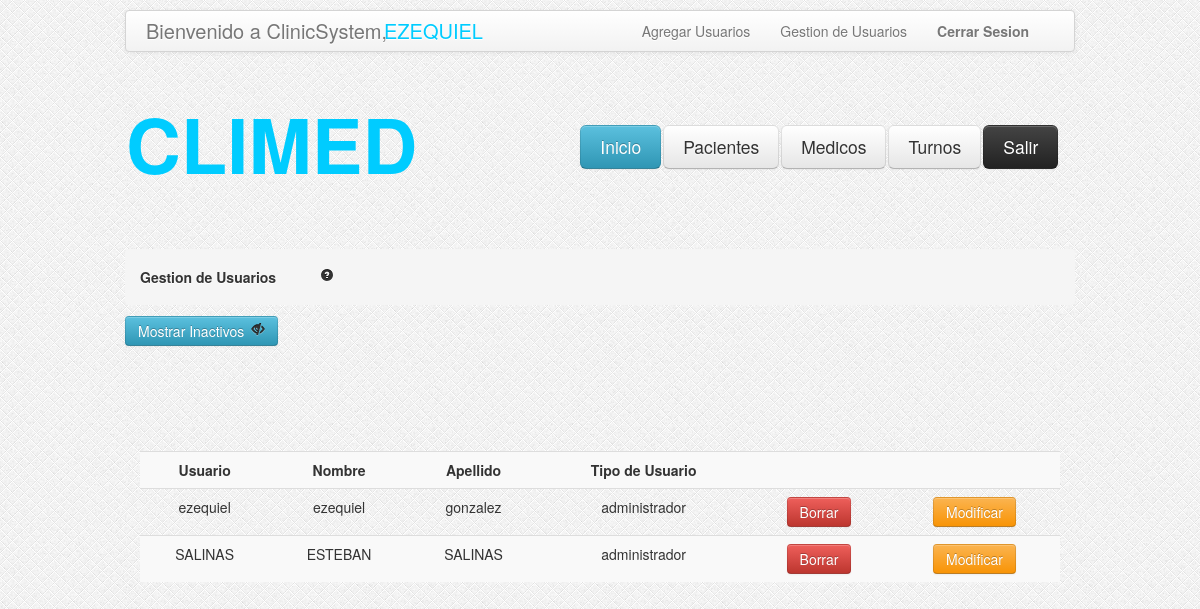
Page /GestionUsuarios.php (signed in) on the committed database.
### tables this page shows
CREATE TABLE IF NOT EXISTS `usuarios` (
  `idusuario` int(11) NOT NULL AUTO_INCREMENT,
  `nombre` varchar(100) NOT NULL,
  `apellido` varchar(100) NOT NULL,
  `usuario` varchar(100) NOT NULL,
  `password` varchar(100) NOT NULL,
  `tipo` varchar(100) NOT NULL,
  `activo` int(11) NOT NULL DEFAULT '1',
  `intentos` int(11) NOT NULL DEFAULT '0',
  PRIMARY KEY (`idusuario`)
);

### GestionUsuarios.php (the view, shortened to what this page needs)
<!doctype html>
<?php
	if (!isset($_REQUEST['ojito'])) {
		$ojito=1;
	} else {
		$ojito=$_REQUEST['ojito'];
	}
?>
<head>
<link rel="stylesheet" type="text/css" href="css/estilo.css"/>
<link rel="stylesheet" type="text/css" href="css/bootstrap.css"/>
<link rel="stylesheet" type="text/css" href="css/bootstrap-responsive.css"/>
</head>
<body style="background-image:url('images/bg.png')">
	<?php
	$consulta = "SELECT idusuario, nombre, apellido, usuario, tipo, activo FROM usuarios ";
	$res = mysql_query($consulta);
	include_once('header.php');
	?>
	<div class="encapsulador">
		<div class="contenedor">
			<ul class="breadcrumb">
				<li>
					<h5>Gestion de Usuarios <a href="#" style="margin-left: 40px;"><i class="icon-question-sign"></i></a></h5>
				</li>
			</ul>
				<div class="btn-group" style="margin-top: -13px; margin-left: 270;">
					    <button class="btn btn-info" type="button"
						<?php	if($ojito == 1){ ?>
									onclick="location.href='GestionUsuarios.php?ojito=0'"> Mostrar Inactivos <i class="icon-eye-close" style="margin-left: 3px;"></i>
						<?php	} else { ?>
									onclick="location.href='GestionUsuarios.php?ojito=1'"> Ocultar Inactivos <i class="icon-eye-open" style="margin-left: 3px;"></i>
						<?php	} ?>
						</button>
				</div>
				<br></br>
				<br></br>
			<div id="tabla-gestion-usuarios">
				<table class="table table-striped">
					<tr>
						<td><b>Usuario</b></td>
						<td><b>Nombre</b></td>
						<td><b>Apellido</b></td>
						<td><b>Tipo de Usuario</b></td>
						<td></td>
						<td></td>
					</tr>
				<?php
				while ($valor = mysql_fetch_array($res)) {
				?>
					<tr>
						<td><?php echo $valor["usuario"]; ?></td>
						<td><?php echo $valor["nombre"]; ?></td>
						<td><?php echo $valor["apellido"]; ?></td>
						<td><?php echo $valor["tipo"]; ?></td>
						<?php
						$idusuario = $valor["idusuario"];
						?>
						<?php
								if( $valor["activo"] == 1 ){
						?>
									<td><a data-toggle="modal" role="button" href="#borrar<?php echo $idusuario; ?>" class="btn btn-danger">Borrar</a></td>
						<?php	}else{ ?>
									<td><button class="btn btn-success" type="button" onclick="location.href='HabilitarUsuario.php?idusuario=<?php echo $idusuario; ?> '">Habilitar</button></td>
						<?php	}  	?>
						<td><button class="btn btn-warning" onclick="location.href='Usuario.php?idusuario=<?php echo $idusuario; ?>'"type="button">Modificar</button> </td>
					</tr>
				<?php
				}
				?>
				</table>
			</div>
		</div>
	</div>
</body>
</html>

### css/estilo.css (style rules this page uses)
.encapsulador { width:950px; height:auto; margin: auto; }
.contenedor { margin-top: 75px; }
#tabla-gestion-usuarios { margin-top: 45px; margin-left: 15px; margin-right: 15px; }

### rows in the picture
usuarios: usuario "ezequiel", nombre "ezequiel", apellido "gonzalez", tipo "administrador"
usuarios: usuario "SALINAS", nombre "ESTEBAN", apellido "SALINAS", tipo "administrador"

### other values in the picture
$usuario "EZEQUIEL"
